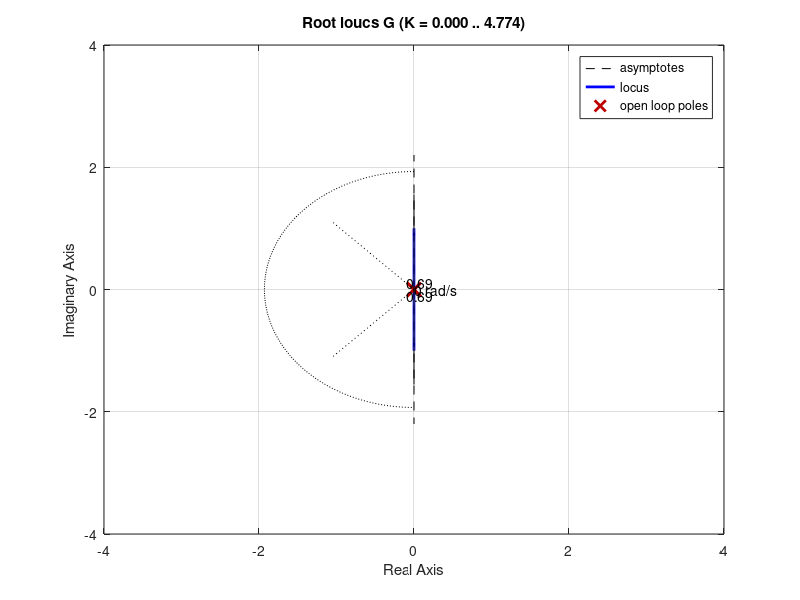
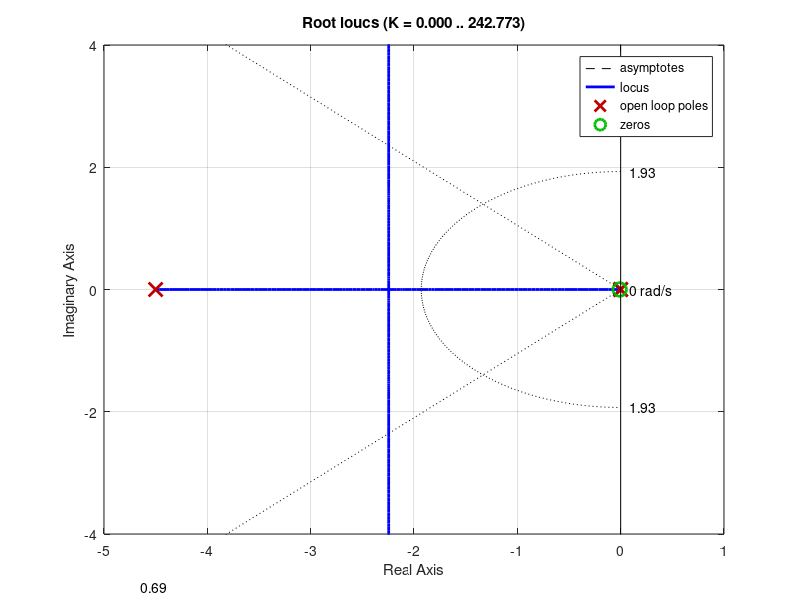

The MATLAB script that drew these images, in order: (Note: this script raises an error after producing the figures.)
%% Transfer Function

m = 0.11;
R = 0.015;
d = 0.03;
g = 9.8;
L = 1;
J = 9.99e-6;

G = tf([m*g*d], [L*(J/R^2+m) 0 0]);
G

%% External Loop Compensation

figure(1)
rlocus(G)
sgrid(0.69, 1.93)
axis([-4 4 -4 4])

figure(2)
z = 0.01;
p = 4.5;
C = tf([1 z], [1 p]);
C
rlocus(C*G)
sgrid(0.69, 1.93)
axis([-5 1 -4 4])
[k,poles] = rlocfind(C*G);

%% Closed-Loop Compensated System

sys = feedback(30*C*G,1);
t = 0:0.01:6;
step(sys,t)

%% Motor Compensation

Gm = tf([1.5], [0.025 1 0]);
Gm
rlocus(Gm)

phi = angle(1.5/((-16+31.23*j)*(0.025*(-16+31.23*j)+1)));
k = abs(1/((-16+31.23*j+153.82)*(1.5/((-16+31.23*j)*(0.025*(-16+31.23*j)+1)))));

Cm = tf([k k*(153.82)], [1]);
Cm

figure(3)
rlocus(Cm*Gm)

sys2 = feedback(Cm*Gm,1);
figure(4)
t = 0:0.01:0.5;
step(sys2,t)